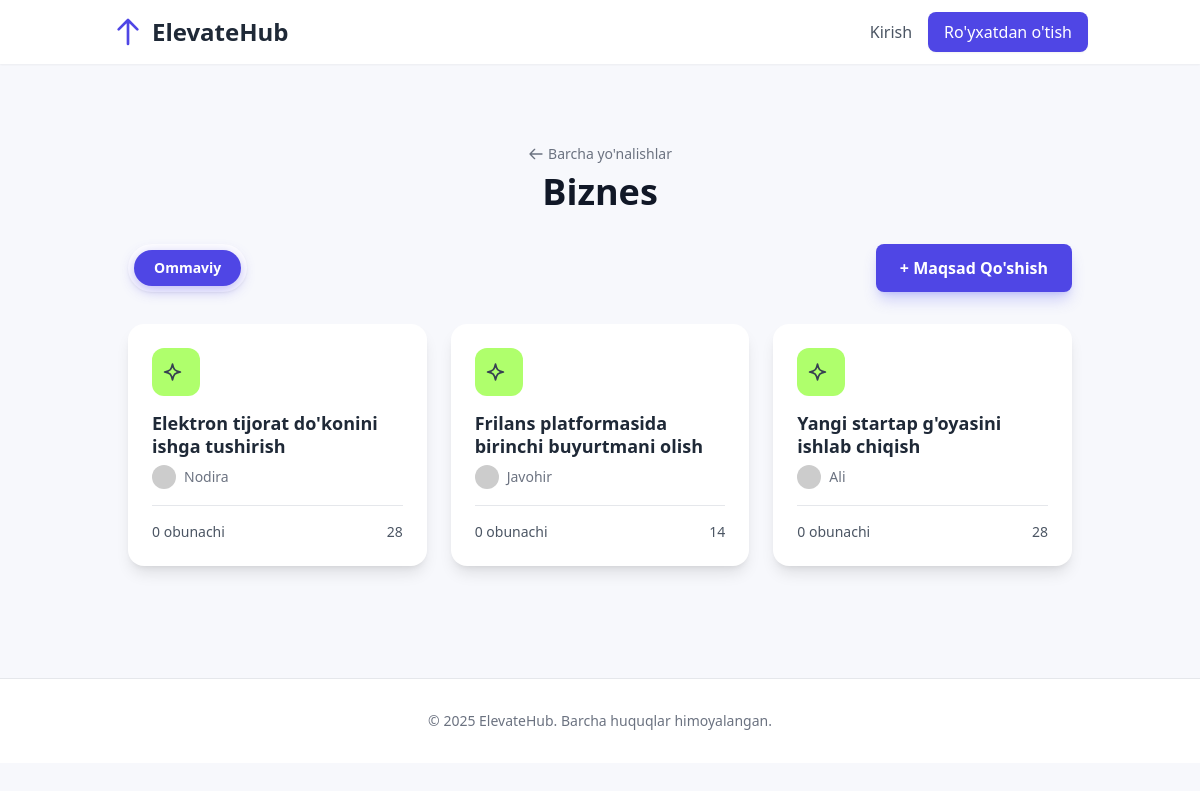
/category/biznes/, run on the app's committed database.
### users/models.py (models this page shows, shortened)
class GoalCategory(models.Model):
    name = models.CharField(max_length=100, unique=True, verbose_name="Nomi")
    slug = models.SlugField(max_length=120, unique=True, blank=True)
    color = models.CharField(max_length=20, default="#e0e7ff", verbose_name="Rangi")
    icon = models.CharField(max_length=50, blank=True, null=True, verbose_name="Ikona")
    class Meta:
        verbose_name = "Maqsad Yo'nalishi"
        verbose_name_plural = "Maqsad Yo'nalishlari"
        ordering = ["name"]

class Goal(models.Model):
    VISIBILITY_CHOICES = [("public", "Ommaviy"), ("private", "Shaxsiy")]
    DURATION_CHOICES = [(7, "7 kun"), (14, "14 kun"), (21, "21 kun"), (28, "28 kun")]
    title = models.CharField(max_length=200, verbose_name="Maqsad Nomi")
    description = models.TextField(verbose_name="Izoh")
    category = models.ForeignKey(
        GoalCategory,
        on_delete=models.SET_NULL,
        null=True,
        related_name="goals",
        verbose_name="Yo'nalishi",
    )
    sub_category = models.ForeignKey(
        SubCategory,
        on_delete=models.SET_NULL,
        null=True,
        blank=True,
        verbose_name="Ichki Yo'nalish",
    )
    duration = models.IntegerField(choices=DURATION_CHOICES, verbose_name="Davomiyligi")
    visibility = models.CharField(
        max_length=10,
        choices=VISIBILITY_CHOICES,
        default="public",
        verbose_name="Ko'rinishi",
    )
    phone_number = models.CharField(
        max_length=20, blank=True, verbose_name="Telefon Raqam"
    )
    telegram_username = models.CharField(
        max_length=100, blank=True, verbose_name="Telegram User"
    )
    created_by = models.ForeignKey(
        settings.AUTH_USER_MODEL, on_delete=models.CASCADE, related_name="created_goals"
    )
    created_at = models.DateTimeField(auto_now_add=True)
    subscribers = models.ManyToManyField(
        settings.AUTH_USER_MODEL, related_name="subscribed_goals", blank=True
    )
    def get_absolute_url(self):
        return reverse("goal_detail", kwargs={"pk": self.pk})

class CustomUser(AbstractUser):
    email = models.EmailField(unique=True, blank=False, null=False)
    class Meta:
        verbose_name = "User"
        verbose_name_plural = "Users"

### users/views.py (the view)
class CategoryDetailView(ListView):
    model = Goal
    template_name = "category_detail.html"  # New template
    context_object_name = "goals"
    paginate_by = 12
    def get_queryset(self):
        self.category = get_object_or_404(GoalCategory, slug=self.kwargs["slug"])
        user = self.request.user
        visibility_filter = self.request.GET.get(
            "visibility", "public"
        )  # Default to public
        queryset = Goal.objects.filter(category=self.category)
        if visibility_filter == "private":
            if user.is_authenticated:
                queryset = queryset.filter(created_by=user, visibility="private")
            else:
                queryset = queryset.none()
        elif visibility_filter == "my_goals":
            if user.is_authenticated:
                queryset = queryset.filter(created_by=user)
            else:
                queryset = queryset.none()
        else:  # Default to 'public'
            queryset = queryset.filter(visibility="public")
        return queryset.order_by("-created_at")
    def get_context_data(self, **kwargs):
        context = super().get_context_data(**kwargs)
        context["category"] = self.category
        context["active_filter"] = self.request.GET.get("visibility", "public")
        return context

### templates/category_detail.html (shortened to what this page needs)
{% extends 'base.html' %}
{% block content %}
<div class="container mx-auto py-12 px-4">
    <div class="text-center mb-8">
        <a href="{% url 'home' %}" class="text-sm text-gray-500 hover:text-indigo-600 inline-flex items-center mb-2">
             <svg class="w-4 h-4 mr-1" fill="none" viewBox="0 0 24 24" stroke-width="2" stroke="currentColor"><path stroke-linecap="round" stroke-linejoin="round" d="M10 19l-7-7m0 0l7-7m-7 7h18"></path></svg>
            Barcha yo'nalishlar
        </a>
        <h1 class="text-4xl font-extrabold text-gray-900">{{ category.name }}</h1>
    </div>
    <div class="flex flex-col sm:flex-row justify-between items-center mb-8 gap-4">
        <div class="flex items-center bg-white p-1.5 rounded-full shadow-sm">
            <a href="{% url 'category_detail' category.slug %}?visibility=public" class="filter-btn px-5 py-2 rounded-full text-sm font-semibold text-gray-600 {% if active_filter == 'public' %}active{% endif %}">
                Ommaviy
            </a>
        </div>
        <a href="{% url 'goal_create' %}" class="bg-indigo-600 text-white font-semibold px-6 py-3 rounded-lg hover:bg-indigo-700 transition-all duration-300 transform hover:scale-105 shadow-lg shadow-indigo-500/30">
            + Maqsad Qo'shish
        </a>
    </div>
    <div class="grid grid-cols-1 md:grid-cols-2 lg:grid-cols-3 xl:grid-cols-4 gap-6">
        {% for goal in goals %}
        <a href="{{ goal.get_absolute_url }}" class="goal-card block bg-white p-6 rounded-2xl shadow-lg">
            <div class="flex justify-between items-start mb-4">
                <div class="w-12 h-12 rounded-xl flex items-center justify-center" style="background-color: {{ goal.category.color|default:'#eff6ff' }};">
                </div>
            </div>
            <h3 class="font-bold text-lg text-gray-800 mb-2 leading-tight">{{ goal.title }}</h3>
            <div class="flex items-center text-sm text-gray-500">
                <img class="w-6 h-6 rounded-full object-cover mr-2" src="https://i.pravatar.cc/150?u={{ goal.created_by.username }}" alt="{{ goal.created_by.username }}">
                <span>{{ goal.created_by.first_name|default:goal.created_by.username }}</span>
            </div>
            <div class="border-t my-4"></div>
            <div class="flex justify-between items-center text-sm text-gray-600">
                <span class="font-medium">{{ goal.subscribers.count }} obunachi</span>
                <span class="font-medium">{{ goal.duration }}</span>
            </div>
        </a>
        {% endfor %}
    </div>
</div>
{% endblock %}

### templates/base.html (style rules this page uses)
body { background-color: #f7f8fc; }

### templates/category_detail.html (style rules this page uses)
body { background-color: #f7f8fc; }
.filter-btn { transition: all 0.2s ease-in-out; }
.filter-btn.active { background-color: #4f46e5; color: white; box-shadow: 0 4px 14px 0 rgba(79, 70, 229, 0.39); }
.goal-card { transition: all 0.3s ease; }

### data on the page
GoalCategory: name "Biznes"
Goal: title "Elektron tijorat do'konini ishga tushirish", created_by.first_name "Nodira", subscribers.count "0", duration "28"
Goal: title "Frilans platformasida birinchi buyurtmani olish", created_by.first_name "Javohir", subscribers.count "0", duration "14"
Goal: title "Yangi startap g'oyasini ishlab chiqish", created_by.first_name "Ali", subscribers.count "0", duration "28"
